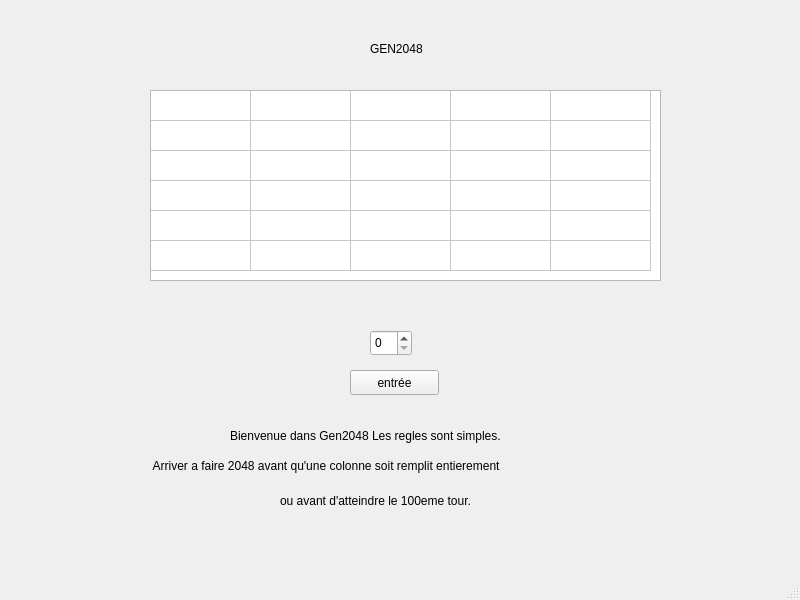
<?xml version="1.0" encoding="UTF-8"?>
<ui version="4.0">
 <class>MainWindow</class>
 <widget class="QMainWindow" name="MainWindow">
  <property name="geometry">
   <rect>
    <x>0</x>
    <y>0</y>
    <width>800</width>
    <height>600</height>
   </rect>
  </property>
  <property name="windowTitle">
   <string>MainWindow</string>
  </property>
  <widget class="QWidget" name="centralwidget">
   <widget class="QTableWidget" name="tableWidget">
    <property name="geometry">
     <rect>
      <x>150</x>
      <y>90</y>
      <width>511</width>
      <height>191</height>
     </rect>
    </property>
    <property name="rowCount">
     <number>6</number>
    </property>
    <property name="columnCount">
     <number>5</number>
    </property>
    <attribute name="horizontalHeaderVisible">
     <bool>false</bool>
    </attribute>
    <attribute name="verticalHeaderVisible">
     <bool>false</bool>
    </attribute>
    <row/>
    <row/>
    <row/>
    <row/>
    <row/>
    <row/>
    <column/>
    <column/>
    <column/>
    <column/>
    <column/>
   </widget>
   <widget class="QPushButton" name="pushButton">
    <property name="geometry">
     <rect>
      <x>350</x>
      <y>370</y>
      <width>89</width>
      <height>25</height>
     </rect>
    </property>
    <property name="text">
     <string>entrée</string>
    </property>
   </widget>
   <widget class="QSpinBox" name="chxcol">
    <property name="geometry">
     <rect>
      <x>370</x>
      <y>330</y>
      <width>42</width>
      <height>26</height>
     </rect>
    </property>
   </widget>
   <widget class="QLabel" name="label">
    <property name="geometry">
     <rect>
      <x>370</x>
      <y>40</y>
      <width>67</width>
      <height>17</height>
     </rect>
    </property>
    <property name="text">
     <string>GEN2048</string>
    </property>
   </widget>
   <widget class="QLabel" name="label_2">
    <property name="geometry">
     <rect>
      <x>230</x>
      <y>420</y>
      <width>341</width>
      <height>31</height>
     </rect>
    </property>
    <property name="text">
     <string>Bienvenue dans Gen2048 Les regles sont simples.</string>
    </property>
   </widget>
   <widget class="QLabel" name="label_3">
    <property name="geometry">
     <rect>
      <x>150</x>
      <y>450</y>
      <width>511</width>
      <height>31</height>
     </rect>
    </property>
    <property name="text">
     <string> Arriver a faire 2048 avant qu'une colonne soit remplit entierement </string>
    </property>
   </widget>
   <widget class="QLabel" name="label_4">
    <property name="geometry">
     <rect>
      <x>280</x>
      <y>490</y>
      <width>261</width>
      <height>21</height>
     </rect>
    </property>
    <property name="text">
     <string>ou avant d'atteindre le 100eme tour.</string>
    </property>
   </widget>
  </widget>
  <widget class="QMenuBar" name="menubar">
   <property name="geometry">
    <rect>
     <x>0</x>
     <y>0</y>
     <width>800</width>
     <height>22</height>
    </rect>
   </property>
  </widget>
  <widget class="QStatusBar" name="statusbar"/>
 </widget>
 <resources/>
 <connections/>
</ui>
